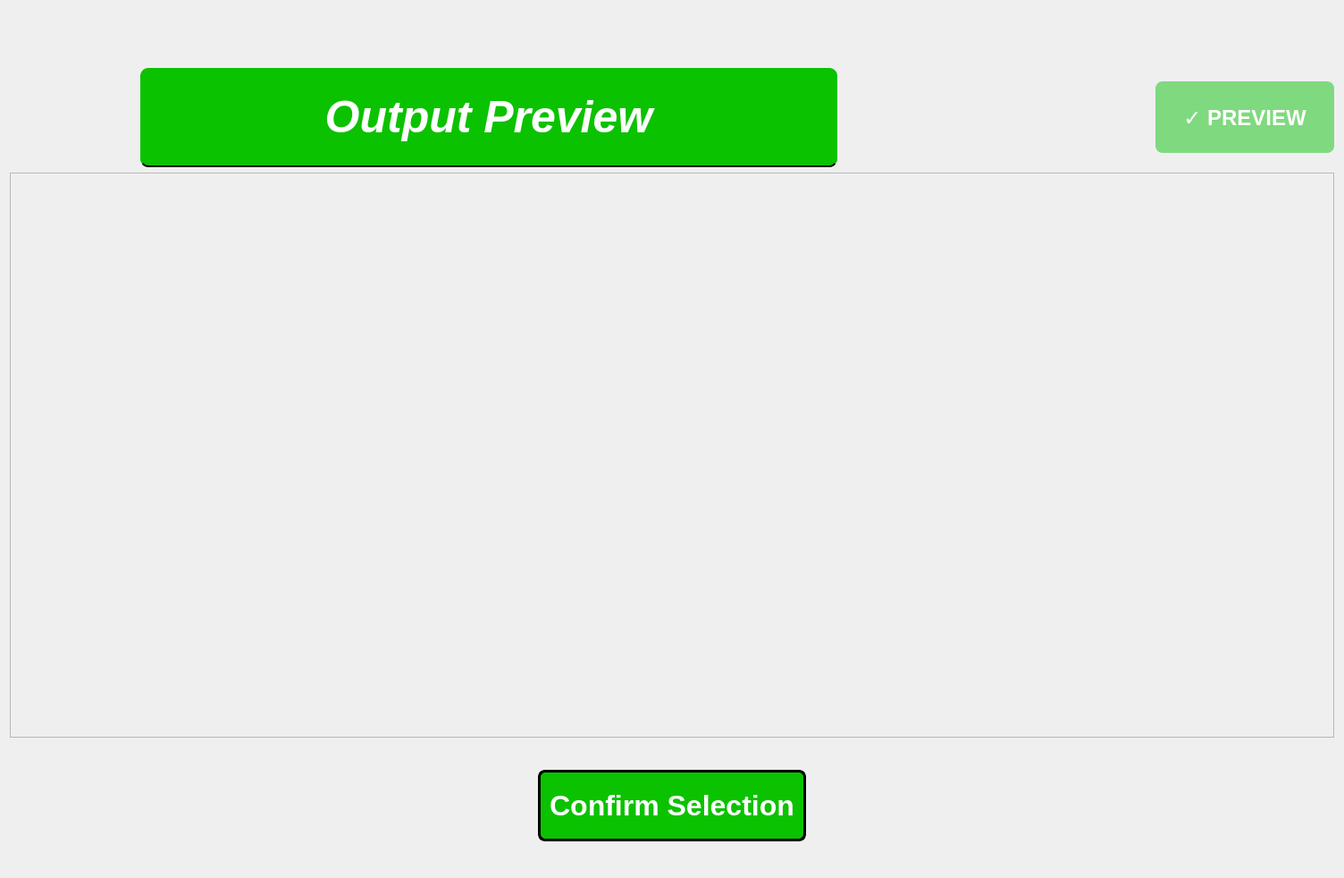
<?xml version="1.0" encoding="UTF-8"?>
<ui version="4.0">
 <class>OutputPreview</class>
 <widget class="QWidget" name="OutputPreview">
  <property name="enabled">
   <bool>true</bool>
  </property>
  <property name="geometry">
   <rect>
    <x>0</x>
    <y>0</y>
    <width>1308</width>
    <height>982</height>
   </rect>
  </property>
  <property name="windowTitle">
   <string>Form</string>
  </property>
  <property name="autoFillBackground">
   <bool>false</bool>
  </property>
  <property name="styleSheet">
   <string notr="true">#OutputPreview {
    border-image: url(:/images/pics/bg.png) 0 0 0 0 stretch;
}</string>
  </property>
  <layout class="QVBoxLayout" name="verticalLayout">
   <item>
    <spacer name="verticalSpacer_6">
     <property name="orientation">
      <enum>Qt::Orientation::Vertical</enum>
     </property>
     <property name="sizeType">
      <enum>QSizePolicy::Policy::Minimum</enum>
     </property>
     <property name="sizeHint" stdset="0">
      <size>
       <width>20</width>
       <height>65</height>
      </size>
     </property>
    </spacer>
   </item>
   <item>
    <layout class="QHBoxLayout" name="horizontalLayout">
     <property name="spacing">
      <number>6</number>
     </property>
     <property name="sizeConstraint">
      <enum>QLayout::SizeConstraint::SetDefaultConstraint</enum>
     </property>
     <item>
      <widget class="QPushButton" name="back">
       <property name="enabled">
        <bool>true</bool>
       </property>
       <property name="minimumSize">
        <size>
         <width>100</width>
         <height>80</height>
        </size>
       </property>
       <property name="maximumSize">
        <size>
         <width>200</width>
         <height>80</height>
        </size>
       </property>
       <property name="cursor">
        <cursorShape>PointingHandCursor</cursorShape>
       </property>
       <property name="styleSheet">
        <string notr="true">#back {
    background-color: transparent; 
    border: none; 
    padding: 0px;
    margin: 0px; 
}
</string>
       </property>
       <property name="text">
        <string/>
       </property>
       <property name="checkable">
        <bool>false</bool>
       </property>
      </widget>
     </item>
     <item>
      <spacer name="horizontalSpacer">
       <property name="orientation">
        <enum>Qt::Orientation::Horizontal</enum>
       </property>
       <property name="sizeType">
        <enum>QSizePolicy::Policy::Minimum</enum>
       </property>
       <property name="sizeHint" stdset="0">
        <size>
         <width>40</width>
         <height>20</height>
        </size>
       </property>
      </spacer>
     </item>
     <item>
      <widget class="QFrame" name="previewLabel">
       <property name="sizePolicy">
        <sizepolicy hsizetype="Preferred" vsizetype="Preferred">
         <horstretch>0</horstretch>
         <verstretch>0</verstretch>
        </sizepolicy>
       </property>
       <property name="minimumSize">
        <size>
         <width>780</width>
         <height>111</height>
        </size>
       </property>
       <property name="maximumSize">
        <size>
         <width>780</width>
         <height>111</height>
        </size>
       </property>
       <property name="styleSheet">
        <string notr="true">#previewLabel {
    background-color: #0BC200;
    border-radius: 9px;
    border-bottom: 2px solid #020202;
}</string>
       </property>
       <property name="frameShape">
        <enum>QFrame::Shape::StyledPanel</enum>
       </property>
       <property name="frameShadow">
        <enum>QFrame::Shadow::Raised</enum>
       </property>
       <layout class="QVBoxLayout" name="verticalLayout_3">
        <item>
         <widget class="QLabel" name="previewText">
          <property name="enabled">
           <bool>false</bool>
          </property>
          <property name="minimumSize">
           <size>
            <width>762</width>
            <height>90</height>
           </size>
          </property>
          <property name="maximumSize">
           <size>
            <width>762</width>
            <height>90</height>
           </size>
          </property>
          <property name="styleSheet">
           <string notr="true">#previewText {
    color: #FFF;
    text-align: center;
    font-family: &quot;Roboto Condensed&quot;;
    font-style: italic;
    font-weight: 700;
    font-size: 50px;
}</string>
          </property>
          <property name="frameShape">
           <enum>QFrame::Shape::NoFrame</enum>
          </property>
          <property name="text">
           <string>Output Preview</string>
          </property>
          <property name="alignment">
           <set>Qt::AlignmentFlag::AlignCenter</set>
          </property>
          <property name="margin">
           <number>4</number>
          </property>
         </widget>
        </item>
       </layout>
      </widget>
     </item>
     <item>
      <spacer name="horizontalSpacer_2">
       <property name="orientation">
        <enum>Qt::Orientation::Horizontal</enum>
       </property>
       <property name="sizeType">
        <enum>QSizePolicy::Policy::Minimum</enum>
       </property>
       <property name="sizeHint" stdset="0">
        <size>
         <width>350</width>
         <height>20</height>
        </size>
       </property>
      </spacer>
     </item>
     <item>
      <widget class="QPushButton" name="previewButton">
       <property name="enabled">
        <bool>true</bool>
       </property>
       <property name="checkable">
        <bool>true</bool>
       </property>
       <property name="checked">
        <bool>false</bool>
       </property>
       <property name="minimumSize">
        <size>
         <width>200</width>
         <height>80</height>
        </size>
       </property>
       <property name="maximumSize">
        <size>
         <width>200</width>
         <height>80</height>
        </size>
       </property>
       <property name="cursor">
        <cursorShape>PointingHandCursor</cursorShape>
       </property>
       <property name="styleSheet">
        <string notr="true">#previewButton {
    background-color: #7FD97F;
    color: white;
    font-size: 24px;
    font-weight: bold;
    border-radius: 8px;
    border: none;
}

#previewButton:hover {
    background-color: #9FE99F;
}

#previewButton:pressed {
    background-color: #7FD97F;
}

#previewButton:checked {
    background-color: #0BC200;
    border: none;
}

#previewButton:checked:hover {
    background-color: #0DE600;
}</string>
       </property>
       <property name="text">
        <string>✓ PREVIEW</string>
       </property>
      </widget>
     </item>
    </layout>
   </item>
   <item>
    <widget class="QScrollArea" name="scrollArea">
     <property name="widgetResizable">
      <bool>true</bool>
     </property>
     <property name="verticalScrollBarPolicy">
      <enum>Qt::ScrollBarAsNeeded</enum>
     </property>
     <property name="horizontalScrollBarPolicy">
      <enum>Qt::ScrollBarAsNeeded</enum>
     </property>
     <property name="styleSheet">
      <string notr="true">QScrollArea {
    border: none;
    background-color: transparent;
}
QScrollArea > QWidget > QWidget {
    background-color: transparent;
}</string>
     </property>
     <widget class="QWidget" name="scrollAreaWidgetContents">
      <property name="geometry">
       <rect>
        <x>0</x>
        <y>0</y>
        <width>1288</width>
        <height>662</height>
       </rect>
      </property>
      <property name="styleSheet">
       <string notr="true">QWidget#scrollAreaWidgetContents {
    background-color: transparent;
}</string>
      </property>
      <layout class="QGridLayout" name="gridLayout">
       <property name="spacing">
        <number>40</number>
       </property>
       <property name="leftMargin">
        <number>60</number>
       </property>
       <property name="topMargin">
        <number>20</number>
       </property>
       <property name="rightMargin">
        <number>60</number>
       </property>
       <property name="bottomMargin">
        <number>20</number>
       </property>
      </layout>
     </widget>
    </widget>
   </item>
   <item>
    <spacer name="verticalSpacer">
     <property name="orientation">
      <enum>Qt::Orientation::Vertical</enum>
     </property>
     <property name="sizeType">
      <enum>QSizePolicy::Policy::Minimum</enum>
     </property>
     <property name="sizeHint" stdset="0">
      <size>
       <width>20</width>
       <height>30</height>
      </size>
     </property>
    </spacer>
   </item>
   <item>
    <layout class="QHBoxLayout" name="confirmLayout">
     <item>
      <spacer name="horizontalSpacer_3">
       <property name="orientation">
        <enum>Qt::Orientation::Horizontal</enum>
       </property>
       <property name="sizeType">
        <enum>QSizePolicy::Policy::Expanding</enum>
       </property>
       <property name="sizeHint" stdset="0">
        <size>
         <width>40</width>
         <height>20</height>
        </size>
       </property>
      </spacer>
     </item>
     <item>
      <widget class="QPushButton" name="confirm">
       <property name="minimumSize">
        <size>
         <width>300</width>
         <height>80</height>
        </size>
       </property>
       <property name="maximumSize">
        <size>
         <width>300</width>
         <height>80</height>
        </size>
       </property>
       <property name="styleSheet">
        <string notr="true">#confirm {
    background-color: #0BC200;
    color: white;
    font-size: 32px;
    font-weight: bold;
    border-radius: 8px;
    border: 3px solid #020202;
}

#confirm:hover {
    background-color: #0AA000;
    border: 5px solid #FFC20F;
}

#confirm:pressed {
    background-color: #088000;
}</string>
       </property>
       <property name="text">
        <string>Confirm Selection</string>
       </property>
      </widget>
     </item>
     <item>
      <spacer name="horizontalSpacer_4">
       <property name="orientation">
        <enum>Qt::Orientation::Horizontal</enum>
       </property>
       <property name="sizeType">
        <enum>QSizePolicy::Policy::Expanding</enum>
       </property>
       <property name="sizeHint" stdset="0">
        <size>
         <width>40</width>
         <height>20</height>
        </size>
       </property>
      </spacer>
     </item>
    </layout>
   </item>
   <item>
    <spacer name="verticalSpacer_2">
     <property name="orientation">
      <enum>Qt::Orientation::Vertical</enum>
     </property>
     <property name="sizeType">
      <enum>QSizePolicy::Policy::Minimum</enum>
     </property>
     <property name="sizeHint" stdset="0">
      <size>
       <width>20</width>
       <height>30</height>
      </size>
     </property>
    </spacer>
   </item>
  </layout>
 </widget>
 <resources/>
 <connections/>
</ui>
